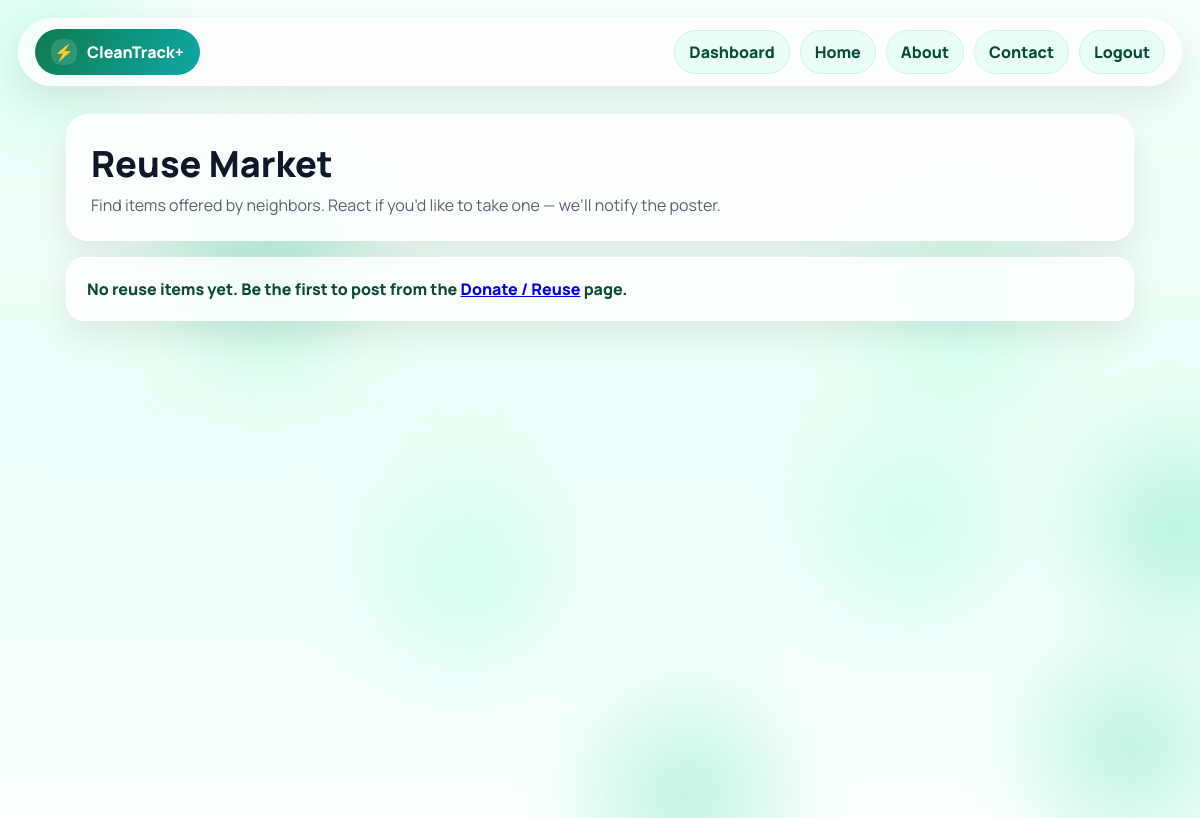
Before: /users/reuse_market/ (signed in) with the older database file.
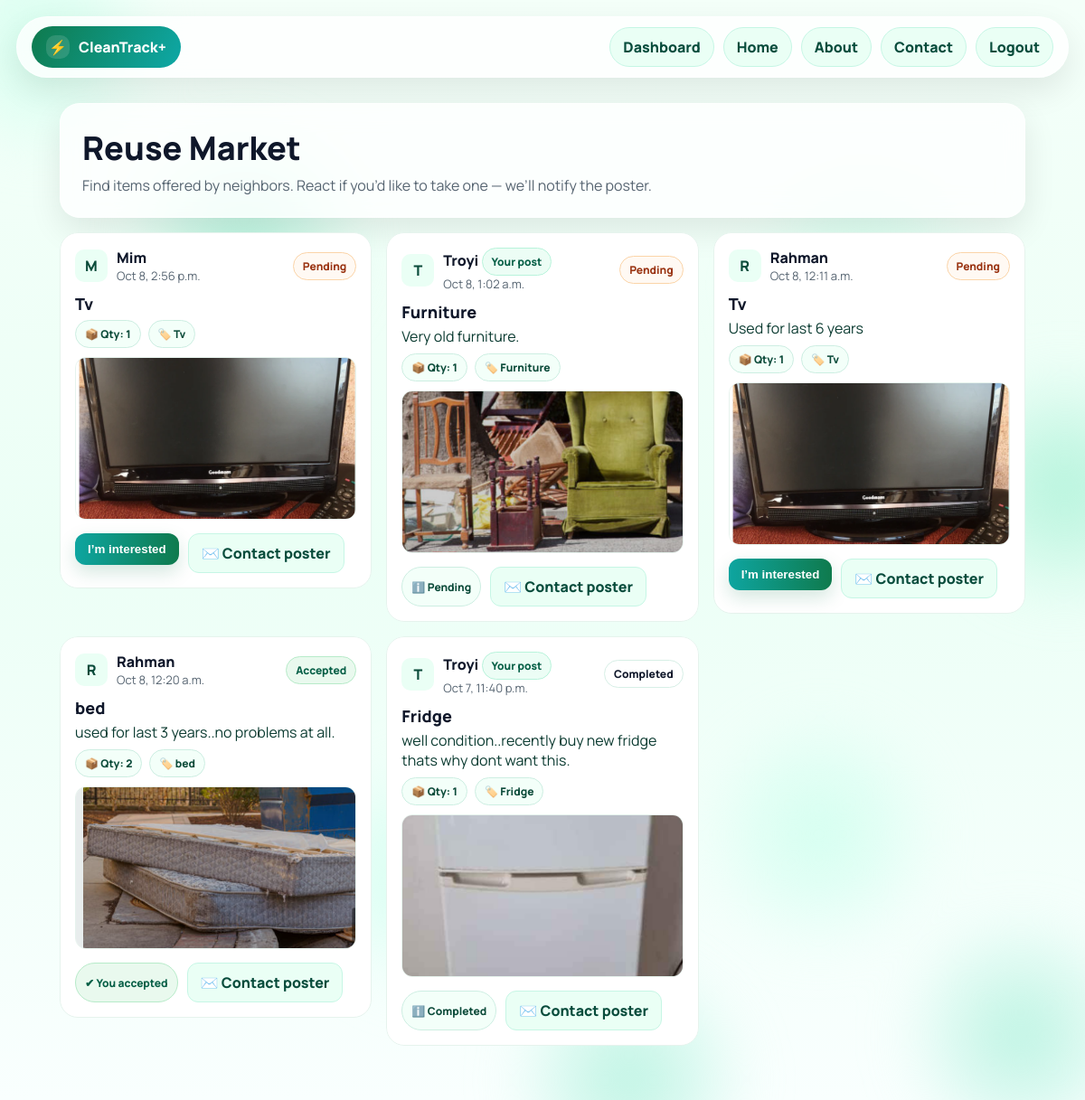
After: the same page with the newer database file.
### users/models.py (models this page shows, shortened)
class TimeStamped(models.Model):
    created = models.DateTimeField(auto_now_add=True)
    updated = models.DateTimeField(auto_now=True)
    class Meta:
        abstract = True

class ReuseDonation(TimeStamped):
    class Status(models.TextChoices):
        PENDING   = "pending", "Pending"
        ACCEPTED  = "accepted", "Accepted"
        DONATED   = "donated", "Donated"
        CANCELLED = "cancelled", "Cancelled"
    user = models.ForeignKey(
        settings.AUTH_USER_MODEL,
        on_delete=models.CASCADE,
        related_name="reuse_donations",
    )
    category = models.CharField(max_length=50)
    quantity = models.PositiveIntegerField(default=1)
    partner  = models.CharField(max_length=120, blank=True, default="")
    note     = models.CharField(max_length=255, blank=True, default="")
    photo    = models.ImageField(upload_to="reuse_photos/", blank=True, null=True)
    status = models.CharField(
        max_length=20,
        choices=Status.choices,
        default=Status.PENDING,
        db_index=True,
    )
    accepted_by = models.ForeignKey(
        settings.AUTH_USER_MODEL,
        null=True, blank=True,
        related_name="reuses_taken",
        on_delete=models.SET_NULL,
        help_text="User who accepted the item (if any).",
    )
    accepted_at = models.DateTimeField(
        null=True, blank=True,
        help_text="When the item was accepted (if accepted).",
    )
    class Meta:
        ordering = ("-created",)
        indexes = [
            models.Index(fields=("status", "created")),
            models.Index(fields=("status", "accepted_at")),
        ]
        constraints = [
            models.CheckConstraint(
                name="reuse_accepted_by_not_self",
                check=Q(accepted_by__isnull=True) | ~Q(accepted_by=F("user")),
            ),
            models.CheckConstraint(
                name="reuse_accept_fields_null_when_pending",
                check=~Q(status="pending") | (Q(accepted_by__isnull=True) & Q(accepted_at__isnull=True)),
            ),
            models.CheckConstraint(
                name="reuse_accept_fields_set_when_accepted",
                check=~Q(status="accepted") | (Q(accepted_by__isnull=False) & Q(accepted_at__isnull=False)),
            ),
        ]
    @property
    def item_name(self):
        return self.category
    @property
    def description(self):
        return self.note or ""
    @description.setter
    def description(self, value):
        self.note = (value or "").strip()

class User(AbstractUser):
    ROLE_CHOICES = (
        ("regular", "Regular"),
        ("driver",  "Driver"),
        ("admin",   "Admin"),
    )
    role = models.CharField(max_length=10, choices=ROLE_CHOICES, default="regular")
    phone_number = models.CharField(max_length=15, blank=True, null=True)

### users/views.py (the view)
# urls.py: path("reuse_market/", views.reuse_market, name="reuse_market"),
@login_required
def reuse_market(request):
    qs = ReuseDonation.objects.select_related("user", "accepted_by")
    qs = qs.annotate(
        status_rank=models.Case(
            models.When(status__iexact="pending", then=models.Value(0)),
            models.When(status__iexact="accepted", then=models.Value(1)),
            models.When(status__iexact="donated", then=models.Value(2)),
            default=models.Value(3),
            output_field=models.IntegerField(),
        )
    ).order_by("status_rank", "-created")
    items = list(qs[:120])
    for it in items:
        try:
            it.created_dhaka = _to_dhaka(getattr(it, "created", None))
        except Exception:
            it.created_dhaka = getattr(it, "created", None)
        if not getattr(it, "item_name", None):
            it.item_name = it.category or "Donation"
        if not getattr(it, "description", None):
            it.description = it.note or ""
        it.poster_email = getattr(it.user, "email", "") or ""
        it.poster_phone = getattr(it.user, "phone_number", "") or ""
        it.is_owner = it.user_id == request.user.id
        it.is_accepted_by_me = getattr(it, "accepted_by_id", None) == request.user.id
        it.can_accept = (
            (it.status or "").lower() == "pending"
            and not it.is_owner
            and getattr(it, "accepted_by_id", None) is None
        )
    return render(request, "users/reuse_market.html", {"items": items})

### users/views.py (called while the page is built)
def _to_dhaka(dt):
    if not dt:
        return None
    dhaka = ZoneInfo("Asia/Dhaka")
    if timezone.is_naive(dt):
        if getattr(settings, "USE_TZ", True):
            dt = timezone.make_aware(dt, timezone.get_default_timezone())
        else:
            return dt.replace(tzinfo=dhaka)
    return dt.astimezone(dhaka)

### templates/users/reuse_market.html (shortened to what this page needs)
{% load static %}
<!doctype html>
<html lang="en">
<head>
</head>
<body>
  <div class="bg"><span></span><span></span><span></span><span></span></div>
  <header class="topbar glass reveal" data-anim>
    <div class="brand"><div class="bolt">⚡</div>CleanTrack+</div>
    <nav class="nav-actions">
      <a class="nav-btn" href="{% url 'users:dashboard' %}"> Dashboard</a>
      <a class="nav-btn" href="{% url 'home' %}"> Home</a>
        <a class="nav-btn" href="{% url 'users:about' %}"> About</a>
        <a class="nav-btn" href="{% url 'contact' %}"> Contact</a>
      <a class="nav-btn" href="{% url 'users:logout' %}"> Logout</a>
    </nav>
  </header>
  <div class="wrap">
    <section class="hero glass reveal" data-anim style="--d:60ms">
      <h1 class="title">Reuse Market</h1>
      <p class="sub">Find items offered by neighbors. React if you’d like to take one — we’ll notify the poster.</p>
    </section>
    <section class="grid">
      {% for it in items %}
        {% with st=it.status|default:"pending"|lower %}
        <article class="item reveal" data-anim style="--d:{{ forloop.counter0|add:'1' }}00ms">
          <div class="card">
            <div class="top">
              <div class="avatar">{{ it.user.username|slice:":1"|upper }}</div>
              <div>
                <div class="who">
                  {{ it.user.get_full_name|default:it.user.username }}
                  {% if request.user.id == it.user_id %}
                    <span class="pill badge-own"> Your post</span>
                  {% endif %}
                </div>
                <div class="when">{% if it.created %}{{ it.created|date:"M j, g:i a" }}{% endif %}</div>
              </div>
              <div class="status {{ st }}" style="margin-left:auto; text-transform:capitalize">{{ st }}</div>
            </div>
            <div class="name">{{ it.item_name|default:it.description|default:"Donation" }}</div>
            {% if it.note %}<p class="note">{{ it.note }}</p>{% endif %}
            <div class="meta">
              <span class="pill">📦 Qty: {{ it.quantity|default:"1" }}</span>
              {% if it.category %}<span class="pill">🏷️ {{ it.category }}</span>{% endif %}
            </div>
            {% if it.photo %}
              <div class="thumb"><img src="{{ it.photo.url }}" alt="donation photo"></div>
            {% endif %}
            <div class="actions">
              {% if st == "pending" and request.user.id != it.user_id %}
                <form method="post" action="{% url 'users:reuse_accept' it.id %}">
                  <button class="btn btn-primary" type="submit">I’m interested</button>
                </form>
              {% elif st == "accepted" and it.accepted_by_id == request.user.id %}
                <span class="pill" style="background:#e9f9ee;border-color:#b7ebc9;color:#065f46">✔ You accepted</span>
              {% elif st == "accepted" %}
                {% if request.user.id == it.user_id %}
                  <button class="btn btn-ghost js-reveal" type="button" data-target="#taker-{{it.id}}">👤 View taker</button>
                {% else %}
                  <span class="pill">⏳ Taken</span>
                {% endif %}
              {% else %}
                <span class="pill">ℹ️ {{ st|title }}</span>
              {% endif %}
              <details class="ctc">
                <summary class="btn btn-ghost">✉️ Contact poster</summary>
              </details>
            </div>
          </div>
        </article>
        {% endwith %}
      {% empty %}
        <div class="glass" style="grid-column:1/-1; padding:20px; border-radius:18px; font-weight:800; color:#0a4b3a">
          No reuse items yet. Be the first to post from the <a href="{% url 'users:reuse' %}">Donate / Reuse</a> page.
        </div>
      {% endfor %}
    </section>
  </div>
</body>
</html>

### templates/users/reuse_market.html (style rules this page uses)
:root { --brand:#0f7a4d; --brand2:#0ea5a0; --ink:#0f172a; --muted:#566471; --glass:#ffffffcc; --glass-b:#ffffffa6; --ghost:#eafff5; --shadow:0 14px 36px rgba(0,0,0,.09); }
* { box-sizing:border-box }
html,body { height:100% }
body { margin:0; font-family:Manrope,system-ui,Segoe UI,Roboto,Arial; color:var(--ink); background:#f8fffb }
.bg { position:fixed; inset:0; z-index:-2; background:linear-gradient(180deg,#f4fff9 0%,#ecfff6 50%,#f9fffe 100%) }
.bg span { position:absolute;width:46vmax;height:46vmax;border-radius:50%; background:radial-gradient(35% 35% at 30% 30%,#dcfff4,transparent 70%), radial-gradient(35% 35% at 70% 70%,#bff3e3,transparent 70%); filter:blur(28px); mix-blend-mode:multiply; animation:float 18s var(--d,0s) ease-in-out infinite alternate }
.bg span:nth-child(1) { top:-10vmax; left:-10vmax }
.bg span:nth-child(4) { bottom:-8vmax; right:-8vmax; --d:-9s }
.glass { background:var(--glass); backdrop-filter:blur(14px) saturate(1.15); -webkit-backdrop-filter:blur(14px) saturate(1.15); border:1px solid var(--glass-b); box-shadow:var(--shadow) }
.topbar { position:sticky; top:0; margin:18px; border-radius:999px; padding:10px 16px; display:flex; align-items:center; justify-content:space-between }
.brand { display:flex; align-items:center; gap:10px; color:#fff; padding:10px 16px; border-radius:999px; font-weight:900; background:linear-gradient(120deg,#0f7a4d,#0ea5a0,#0f7a4d); background-size:200% 100%; animation:logoFlow 6s linear infinite }
.bolt { width:26px; height:26px; border-radius:10px; background:#ffffff22; display:grid; place-items:center }
.nav-actions { display:flex; gap:10px }
.nav-btn { display:inline-flex; gap:8px; align-items:center; text-decoration:none; background:var(--ghost); border:1px solid #c6f6e5; color:#084c3c; padding:10px 14px; border-radius:999px; font-weight:800 }
.wrap { max-width:1100px; margin:0 auto; padding:10px 16px 60px }
.hero { padding:24px; border-radius:22px; margin-bottom:16px }
.title { font-size:36px; font-weight:900; margin:0 0 6px }
.sub { color:var(--muted); margin:0 }
.grid { display:grid; grid-template-columns:repeat(3,1fr); gap:16px }
.item { position:relative; overflow:hidden; border-radius:20px }
.card { position:relative; border-radius:20px; padding:16px; background:#fff; border:1px solid #e6f3ed }
.top { display:flex; gap:10px; align-items:center; margin-bottom:10px }
.avatar { width:36px;height:36px;border-radius:10px;background:#eafff5;display:grid;place-items:center;font-weight:900;color:#0a4b3a }
.who { font-weight:800 }
.when { font-size:13px; color:var(--muted) }
.name { font-weight:900; font-size:18px; margin:4px 0 4px }
.note { color:#0b3b31; margin:0 0 8px }
.meta { display:flex; gap:8px; flex-wrap:wrap; margin:6px 0 10px }
.pill { display:inline-flex; gap:8px; align-items:center; padding:6px 10px; border-radius:999px; border:1px solid #cdeee2; background:#f3fff9; color:#0c4b3a; font-weight:800; font-size:12px }
.badge-own { background:#ecfdf5; border:1px solid #b8f3db; color:#065f46 }
.status { margin-left:auto; font-weight:900; font-size:12px; padding:6px 10px; border-radius:999px; border:1px solid #d7efe6 }
.status.pending { background:#fff9f3; border-color:#fbd4a8; color:#9a3412 }
.status.accepted { background:#e9f9ee; border-color:#b7ebc9; color:#065f46 }
.thumb { margin:6px 0 10px }
.thumb img { width:100%; max-height:180px; object-fit:cover; border-radius:12px; border:1px solid #e6f3ed }
.actions { display:flex; gap:10px; margin-top:8px; flex-wrap:wrap }
.btn { appearance:none; border:0; border-radius:12px; padding:10px 14px; font-weight:900; cursor:pointer }
.btn-primary { background:linear-gradient(90deg,#0ea5a0,#0f7a4d); color:#fff; box-shadow:0 8px 20px rgba(15,122,77,.18) }
.btn-ghost { background:var(--ghost); border:1px solid #c6f6e5; color:#084c3c; text-decoration:none; display:inline-flex; align-items:center }
details.ctc { display:inline-block }
details.ctc > summary { list-style:none }
details.ctc > summary { cursor:pointer }
.reveal { opacity:0; transform:translateY(10px) scale(.985) }
.reveal.in { opacity:1; transform:none; transition:opacity .42s ease, transform .42s ease; transition-delay:var(--d,0ms) }

Changed rows visible on the page:
added ReuseDonation: user.username "M", user.get_full_name "Mim", created "Oct 8, 2:56 p.m.", status "Pending", item_name "Tv", quantity "1", category "Tv", photo (picture), shows "I’m interested"
added ReuseDonation: user.username "T", user.get_full_name "Troyi", shows "Your post", created "Oct 8, 1:02 a.m.", status "Pending", item_name "Furniture", note "Very old furniture.", quantity "1", category "Furniture", photo (picture)
added ReuseDonation: user.username "R", user.get_full_name "Rahman", created "Oct 8, 12:11 a.m.", status "Pending", item_name "Tv", note "Used for last 6 years", quantity "1", category "Tv", photo (picture), shows "I’m interested"
added ReuseDonation: user.username "R", user.get_full_name "Rahman", created "Oct 8, 12:20 a.m.", status "Accepted", item_name "bed", note "used for last 3 years..no problems at all.", quantity "2", category "bed", photo (picture), shows "✔ You accepted"
added ReuseDonation: user.username "T", user.get_full_name "Troyi", shows "Your post", created "Oct 7, 11:40 p.m.", status "Completed", item_name "Fridge", note "well condition..recently buy new fridge thats why dont want this.", quantity "1", category "Fridge", photo (picture)
Other visible differences:
text no longer shown: "No reuse items yet. Be the first to post from the Donate / Reuse page."
